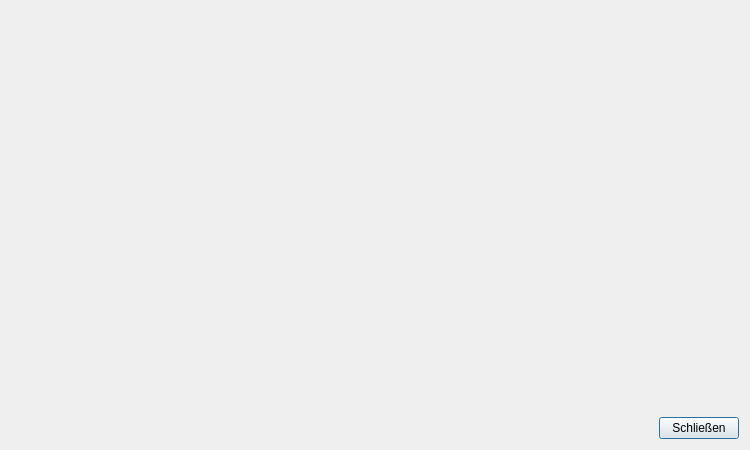
<?xml version="1.0" encoding="UTF-8"?>
<ui version="4.0">
 <class>Dialog</class>
 <widget class="QDialog" name="Dialog">
  <property name="geometry">
   <rect>
    <x>0</x>
    <y>0</y>
    <width>750</width>
    <height>450</height>
   </rect>
  </property>
  <property name="sizePolicy">
   <sizepolicy hsizetype="Expanding" vsizetype="Expanding">
    <horstretch>0</horstretch>
    <verstretch>0</verstretch>
   </sizepolicy>
  </property>
  <property name="windowTitle">
   <string>Plot - Variante 1</string>
  </property>
  <layout class="QVBoxLayout" name="verticalLayout">
   <item>
    <widget class="MatplotlibWidget" name="Plotwidget"/>
   </item>
   <item>
    <layout class="QHBoxLayout" name="horizontalLayout">
     <item>
      <spacer name="horizontalSpacer">
       <property name="orientation">
        <enum>Qt::Horizontal</enum>
       </property>
       <property name="sizeHint" stdset="0">
        <size>
         <width>40</width>
         <height>20</height>
        </size>
       </property>
      </spacer>
     </item>
     <item>
      <widget class="QPushButton" name="pb_Schliessen">
       <property name="text">
        <string>Schließen</string>
       </property>
      </widget>
     </item>
    </layout>
   </item>
  </layout>
 </widget>
 <customwidgets>
  <customwidget>
   <class>MatplotlibWidget</class>
   <extends>QWidget</extends>
   <header>matplotlibwidget</header>
  </customwidget>
 </customwidgets>
 <resources/>
 <connections>
  <connection>
   <sender>pb_Schliessen</sender>
   <signal>clicked()</signal>
   <receiver>Dialog</receiver>
   <slot>accept()</slot>
   <hints>
    <hint type="sourcelabel">
     <x>553</x>
     <y>426</y>
    </hint>
    <hint type="destinationlabel">
     <x>725</x>
     <y>468</y>
    </hint>
   </hints>
  </connection>
 </connections>
</ui>
